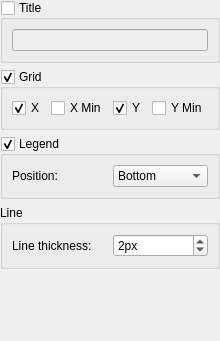
       <widget class="QWidget" name="tabWidgetPage2">
        <attribute name="title">
         <string>Settings</string>
        </attribute>
        <layout class="QVBoxLayout" name="verticalLayout_2">
         <property name="margin">
          <number>0</number>
         </property>
         <item>
          <widget class="QGroupBox" name="settingsTitleGroup">
           <property name="title">
            <string>Title</string>
           </property>
           <property name="checkable">
            <bool>true</bool>
           </property>
           <property name="checked">
            <bool>false</bool>
           </property>
           <layout class="QVBoxLayout" name="verticalLayout_11">
            <item>
             <widget class="QLineEdit" name="settingsTitleEdit"/>
            </item>
           </layout>
          </widget>
         </item>
         <item>
          <widget class="QGroupBox" name="settingsGridGroup">
           <property name="title">
            <string>Grid</string>
           </property>
           <property name="checkable">
            <bool>true</bool>
           </property>
           <layout class="QVBoxLayout" name="verticalLayout_9">
            <item>
             <layout class="QHBoxLayout" name="horizontalLayout_19">
              <item>
               <widget class="QCheckBox" name="settingsGridXCheck">
                <property name="text">
                 <string>X</string>
                </property>
                <property name="checked">
                 <bool>true</bool>
                </property>
               </widget>
              </item>
              <item>
               <widget class="QCheckBox" name="settingsGridXMinCheck">
                <property name="text">
                 <string>X Min</string>
                </property>
               </widget>
              </item>
              <item>
               <widget class="QCheckBox" name="settingsGridYCheck">
                <property name="text">
                 <string>Y</string>
                </property>
                <property name="checked">
                 <bool>true</bool>
                </property>
               </widget>
              </item>
              <item>
               <widget class="QCheckBox" name="settingsGridYMinCheck">
                <property name="text">
                 <string>Y Min</string>
                </property>
               </widget>
              </item>
             </layout>
            </item>
           </layout>
          </widget>
         </item>
         <item>
          <widget class="QGroupBox" name="settingsLegendGroup">
           <property name="title">
            <string>Legend</string>
           </property>
           <property name="checkable">
            <bool>true</bool>
           </property>
           <layout class="QVBoxLayout" name="verticalLayout_10">
            <item>
             <layout class="QHBoxLayout" name="horizontalLayout_3">
              <item>
               <widget class="QLabel" name="label_3">
                <property name="text">
                 <string>Position:</string>
                </property>
               </widget>
              </item>
              <item>
               <widget class="QComboBox" name="settingsLegendPositionCombo">
                <property name="currentIndex">
                 <number>2</number>
                </property>
                <item>
                 <property name="text">
                  <string>Left</string>
                 </property>
                </item>
                <item>
                 <property name="text">
                  <string>Right</string>
                 </property>
                </item>
                <item>
                 <property name="text">
                  <string>Bottom</string>
                 </property>
                </item>
                <item>
                 <property name="text">
                  <string>Top</string>
                 </property>
                </item>
               </widget>
              </item>
             </layout>
            </item>
           </layout>
          </widget>
         </item>
         <item>
          <widget class="QGroupBox" name="groupBox_6">
           <property name="title">
            <string>Line</string>
           </property>
           <layout class="QVBoxLayout" name="verticalLayout_12">
            <item>
             <layout class="QHBoxLayout" name="horizontalLayout_2">
              <item>
               <widget class="QLabel" name="label_2">
                <property name="text">
                 <string>Line thickness:</string>
                </property>
               </widget>
              </item>
              <item>
               <widget class="QSpinBox" name="settingsLineThicknessSpin">
                <property name="suffix">
                 <string>px</string>
                </property>
                <property name="value">
                 <number>2</number>
                </property>
               </widget>
              </item>
             </layout>
            </item>
           </layout>
          </widget>
         </item>
         <item>
          <spacer name="verticalSpacer">
           <property name="orientation">
            <enum>Qt::Vertical</enum>
           </property>
           <property name="sizeHint" stdset="0">
            <size>
             <width>20</width>
             <height>72</height>
            </size>
           </property>
          </spacer>
         </item>
        </layout>
       </widget>
